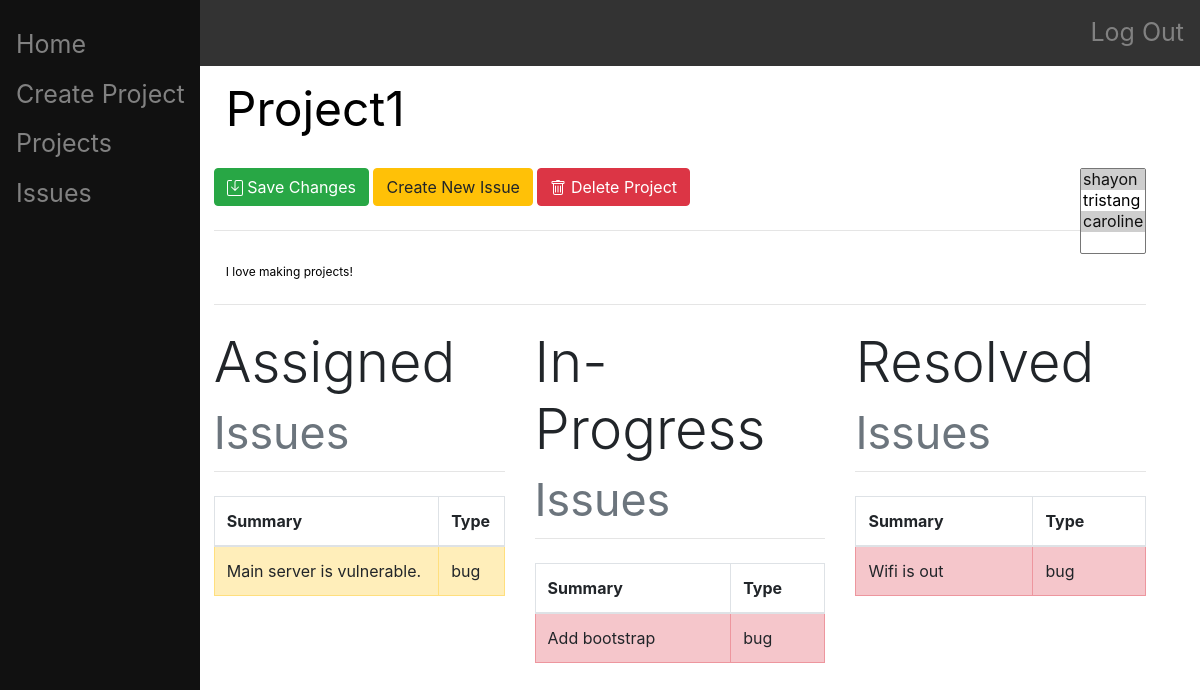
/project/1/ (signed in), run on an earlier commit of the app's database.
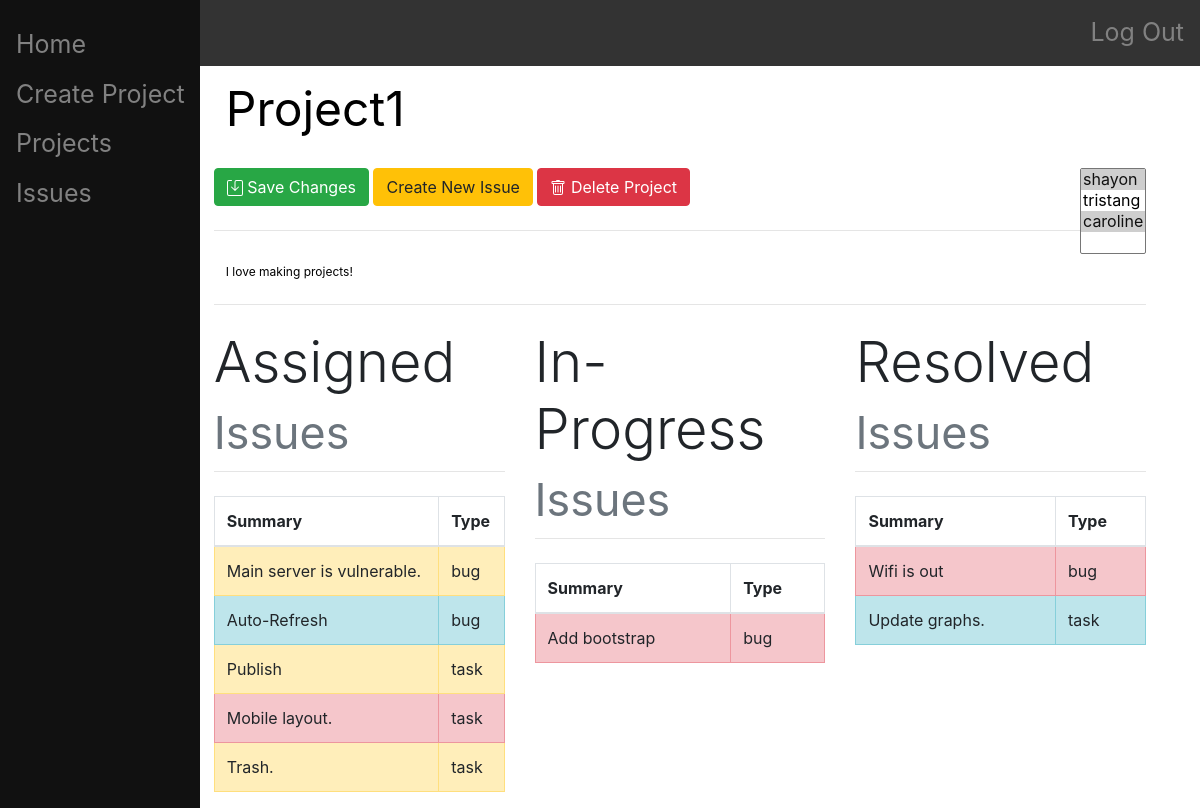
And on a later commit of the database.
### main/models.py (models this page shows, shortened)
class Issue(models.Model):
    project = models.ForeignKey(Project, on_delete=models.CASCADE)
    summary = models.CharField(max_length=200)
    description = models.CharField(max_length=1000)
    type = models.CharField(
        max_length = 4,
        choices = (
            ("task", "task"),
            ("bug", "bug"),
        ),
        default = "task"
    )
    priority = models.CharField(
        max_length = 7,
        choices = (
            ("blocker", "blocker"),
            ("major", "major"),
            ("minor", "minor"),
        ),
        default = "minor"
    )
    status = models.CharField(
        max_length = 11,
        choices = (
            ("assigned", "assigned"),
            ("in-progress", "in-progress"),
            ("resolved", "resolved"),
        ),
        default = "assigned"
    )
    assigner = models.ForeignKey(User, on_delete=models.CASCADE, related_name="issue_assigner", null=True)
    assignee = models.ForeignKey(User, on_delete=models.CASCADE, related_name="issue_assignee", null=True)
    date_created = models.DateTimeField(editable=False)
    date_updated = models.DateTimeField()
    files = JSONField(default=list)

### main/views.py (the view, shortened to what this page needs)
# urls.py: path("project/<int:id>/", views.project_index, name="project_index"),
@login_required(login_url='/login/')
def project_index(response, id):
    authenticate(response)
    print(response.POST)
    print(response)
    project = Project.objects.get(id=id)
    if project:
        User = get_user_model()
        users = User.objects.all()
        assigned = []
        in_progress = []
        resolved = []
        for i in project.issue_set.all():
            if i.status == "assigned":
                assigned.append(i)
            elif i.status == "in-progress":
                in_progress.append(i)
            else:
                resolved.append(i)
        return render(response, "main/project-index.html", {"project":project, "users": users, "assigned":assigned, "in_progress":in_progress, "resolved":resolved})
    return render(response, "main/home.html", {})

### main/views.py (called while the page is built)
def authenticate(response):
    if not response.user.is_authenticated:
        return HttpResponseRedirect("/login/")

### main/templates/main/project-index.html (shortened to what the changed rows need)
{% extends "main/base.html" %}
{% block content %}
    {% if project.issue_set.all %}
        <div class="row">
            <div class="table-responsive col-md-4">
                <h1 class="display-4">
                  Assigned
                  <small class="text-muted">Issues</small>
                </h1>
                <table class="table table-hover table-bordered">
                    <thead>
                        <tr>
                            <th scope="col">Summary</th>
                            <th scope="col">Type</th>
                        </tr>
                    </thead>
                    <tbody>
                        {% for i in assigned %}
                            {% if i.priority == "blocker" %}
                                <tr class="table-danger" style="transform: rotate(0);">
                            {% elif i.priority == "major" %}
                                <tr class="table-warning" style="transform: rotate(0);">
                            {% else %}
                                <tr class="table-info" style="transform: rotate(0);">
                            {% endif %}
                            <th style="font-weight:normal" scope="row"><a href="/project/{{i.project.id}}/issue/{{i.id}}" class="stretched-link"></a>{{i.summary}}</th>
                                <td>{{i.type}}</td>
                            </tr>
                        {% endfor %}
                    </tbody>
                </table>
            </div>
            <div class="table-responsive col-md-4">
                <h1 class="display-4">
                  In-Progress
                  <small class="text-muted">Issues</small>
                </h1>
                <table class="table table-hover table-bordered caption-top">
                    <thead>
                        <tr>
                            <th scope="col">Summary</th>
                            <th scope="col">Type</th>
                        </tr>
                    </thead>
                    <tbody>
                        {% for i in in_progress %}
                            {% if i.priority == "blocker" %}
                                <tr class="table-danger" style="transform: rotate(0);">
                            {% elif i.priority == "major" %}
                                <tr class="table-warning" style="transform: rotate(0);">
                            {% else %}
                                <tr class="table-info" style="transform: rotate(0);">
                            {% endif %}
                            <th style="font-weight:normal" scope="row"><a href="/project/{{i.project.id}}/issue/{{i.id}}" class="stretched-link"></a>{{i.summary}}</th>
                                <td>{{i.type}}</td>
                            </tr>
                        {% endfor %}
                    </tbody>
                </table>
            </div>
            <div class="table-responsive col-md-4">
                <h1 class="display-4">
                  Resolved
                  <small class="text-muted">Issues</small>
                </h1>
                <table class="table table-hover table-bordered caption-top">
                    <thead>
                        <tr>
                            <th scope="col">Summary</th>
                            <th scope="col">Type</th>
                        </tr>
                    </thead>
                    <tbody>
                        {% for i in resolved %}
                            {% if i.priority == "blocker" %}
                                <tr class="table-danger" style="transform: rotate(0);">
                            {% elif i.priority == "major" %}
                                <tr class="table-warning" style="transform: rotate(0);">
                            {% else %}
                                <tr class="table-info" style="transform: rotate(0);">
                            {% endif %}
                            <th style="font-weight:normal" scope="row"><a href="/project/{{i.project.id}}/issue/{{i.id}}" class="stretched-link"></a>{{i.summary}}</th>
                                <td>{{i.type}}</td>
                            </tr>
                        {% endfor %}
                    </tbody>
                </table>
            </div>
        </div>
    {% endif %}
{% endblock %}

What changed in the data, as far as the page shows it:
added Issue: summary "Auto-Refresh", type "bug", shown under "Assigned Issues"
added Issue: summary "Publish", type "task", shown under "Assigned Issues"
added Issue: summary "Mobile layout.", type "task", shown under "Assigned Issues"
added Issue: summary "Trash.", type "task", shown under "Assigned Issues"
added Issue: summary "Update graphs.", type "task", shown under "Resolved Issues"
